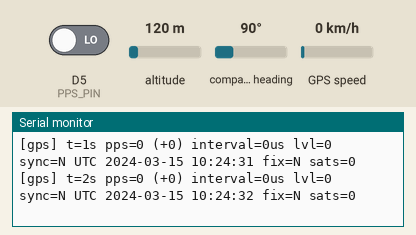
Simulated run of this program. Board: ESP8266 (NodeMCU). On the bench: the last lines printed to the serial monitor. The test bench sets the inputs (shaded band); at power-on: D5 (PPS_PIN) LOW, altitude 120 m, compass heading 90°, GPS speed 0 km/h. WiFi joins after 1.5 s; servers stay silent unless stated; the GPS gets a fix after 3 s at 37.7749, -122.4194 with 8 satellites; no MQTT or app messages arrive unless stated.

Above: at 2.8 s.
2.9 s: D5 (PPS_PIN) driven HIGH
At 4.2 s:
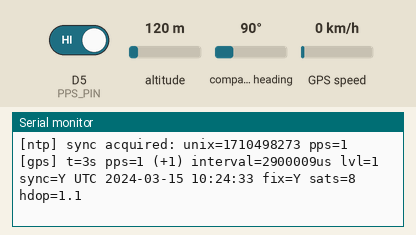
5.1 s: altitude set to 6 m
At 9.0 s:
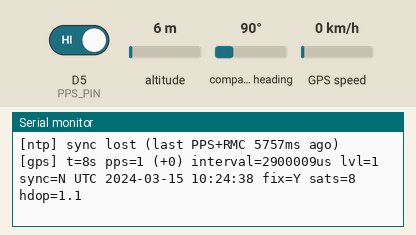
9.1 s: D5 (PPS_PIN) driven LOW
At 10.2 s:
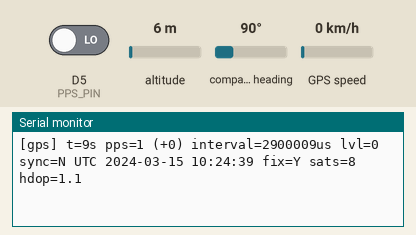

Measured:
- after the input at 2.9 s, the serial monitor: prints a new line after 0.75 s (image 1)
- after the input at 5.1 s, the serial monitor: prints a new line after 3.6 s (image 2)
- after the input at 9.1 s, the serial monitor: prints a new line after 0.56 s (image 3)

The program:

main.cpp
```cpp
// Milestone 4 — PPS-disciplined NTP server + MQTT status publish.
//
// Builds on milestones 1-3:
//   - NMEA via SoftwareSerial on D2, PPS via interrupt on D5 (M1).
//   - Wi-Fi via WiFiManager + UDP/123 listener (M2).
//   - PPS-disciplined NTP time + holdover (M3).
//   - Retained MQTT status to shack/esp8266-ntp/status every 30 s (M4),
//     with LWT `{"event":"offline"}` so the broker maintains a marker
//     when the ESP drops. Topic field names mirror the Pi NTP server's
//     `shack/gpsntp/chrony` topic where they apply (host, ts, stratum,
//     ref_id, leap, root_delay_s, root_dispersion_s, fix_mode,
//     sat_used) plus ESP-specific (pps_count, pps_interval_us,
//     pps_sync, ntp_requests, rssi_dbm, uptime_s, free_heap).
//
// In M3 (still in M4): the NTP responder uses real PPS-disciplined GPS time.
// On each PPS edge the ISR records micros() as the on-time reference.
// When the next $GxRMC sentence arrives (within ~500 ms of that edge),
// we know the Unix epoch for that PPS edge. NTP requests are then
// answered with timestamps computed as
//   current_unix = unix_seconds_at_pps + (micros() - micros_at_pps)/1e6
// and converted to NTP (epoch 1900-01-01, +2208988800 s offset).
//
// Holdover: if no fresh PPS+RMC pair is seen for >5 s the server
// reverts to stratum 16 + refid "INIT". Clients silently fall over
// to other servers — the right behaviour per RFC 5905 §3.5.
//
// Wiring (unchanged from M1):
//   D2 (GPIO4)  <- L89 TX    (SoftwareSerial RX, 9600 baud — *not* the
//                             NodeMCU RX header pin, which is GPIO3 /
//                             hardware UART RX and shares the USB-serial)
//   D5 (GPIO14) <- L89 PPS   (direct on Quectel L89 pin 6, native
//                             active-high → RISING edge marks on-time)
//   3V3, GND    <- L89 power and common ground

#include <Arduino.h>
#include <SoftwareSerial.h>
#include <TinyGPS++.h>
#include <ESP8266WiFi.h>
#include <WiFiUdp.h>
#include <WiFiManager.h>
#include <PubSubClient.h>

constexpr uint8_t  GPS_RX_PIN        = D2;
constexpr uint8_t  PPS_PIN           = D5;
constexpr uint32_t GPS_BAUD          = 9600;
constexpr uint32_t LOG_INTERVAL_MS   = 1000;
constexpr uint32_t WINDOW_LENGTH_MS  = 60000;

constexpr uint16_t NTP_PORT          = 123;
constexpr size_t   NTP_PACKET_SIZE   = 48;

// NTP epoch (1900-01-01) is 2208988800 seconds before Unix epoch (1970-01-01).
constexpr uint32_t NTP_UNIX_OFFSET   = 2208988800UL;

// Sync state thresholds:
// We sync only when *all four* gates pass: location fresh, RMC freshly
// parsed, PPS edge advanced, and PPS-to-RMC latency in a plausible band.
// The latency band is the off-by-one fix: a too-small sincePps means a
// *newer* PPS edge has fired between the RMC's emission and our parse,
// so the latest edge belongs to the *next* second, not the one this
// RMC describes; a too-large sincePps means the pairing is unreliable.
constexpr uint32_t SYNC_PPS_LATENCY_MIN_US = 100000UL;  // RMC arrives ≥ 100 ms after its PPS
constexpr uint32_t SYNC_PPS_LATENCY_MAX_US = 800000UL;  // ...and ≤ 800 ms
constexpr uint32_t SYNC_RMC_MAX_AGE_MS     = 200UL;     // act only on freshly parsed RMC
constexpr uint32_t SYNC_HOLDOVER_US        = 5000000UL; // 5 s of holdover before falling back
constexpr uint32_t SYNC_FIX_MAX_AGE_MS     = 3000UL;    // location data must be < 3 s old

constexpr uint32_t    WIFI_PORTAL_TIMEOUT_S = 300;
constexpr const char* WIFI_AP_NAME          = "vu2cpl-esp8266-ntp-setup";
constexpr const char* WIFI_AP_PASSWORD      = "vu2cpl1234";
constexpr const char* WIFI_HOSTNAME         = "esp8266-ntp";

constexpr const char* MQTT_BROKER             = "192.168.1.169";
constexpr uint16_t    MQTT_PORT               = 1883;
constexpr const char* MQTT_CLIENT_ID          = "esp8266-ntp";
constexpr const char* MQTT_TOPIC_STATUS       = "shack/esp8266-ntp/status";
constexpr const char* MQTT_LWT_OFFLINE        = "{\"event\":\"offline\"}";
// MQTT_USER / MQTT_PASS: populated by install.py at build time. Empty
// strings mean anonymous connect (kept as a fallback for forks whose
// broker allows anonymous; the shack broker requires auth since
// 2026-08-21). The `svc` role account is the intended one here —
// parallels the Pi's `shack/gpsntp/*` publisher.
constexpr const char* MQTT_USER               = "";
constexpr const char* MQTT_PASS               = "";
constexpr uint16_t    MQTT_KEEPALIVE_S        = 60;
constexpr uint32_t    MQTT_PUBLISH_INTERVAL_MS  = 30000;
constexpr uint32_t    MQTT_RECONNECT_BACKOFF_MS = 5000;
constexpr uint8_t     MQTT_SOCKET_TIMEOUT_S   = 2;  // keep loop() responsive when broker is down

SoftwareSerial gpsSerial(GPS_RX_PIN, -1);
TinyGPSPlus    gps;
WiFiUDP        ntpUdp;
WiFiClient     mqttWifiClient;
PubSubClient   mqttClient(mqttWifiClient);

uint32_t lastMqttPublishMs        = 0;
uint32_t lastMqttConnectAttemptMs = 0;

volatile uint32_t ppsCount          = 0;
volatile uint32_t ppsLastEdgeMicros = 0;
volatile uint32_t ppsPrevEdgeMicros = 0;

struct TimeSync {
  uint32_t unixSecondsAtPps;  // Unix epoch seconds at the synced PPS edge
  uint32_t microsAtPps;       // micros() value when that edge fired
  uint32_t ppsCountAtSync;    // ppsCount we used (so we don't re-sync the same edge)
  bool     valid;
};
TimeSync timeSync = {0, 0, 0, false};

uint32_t ntpRequestsHandled = 0;

void IRAM_ATTR onPpsEdge() {
  uint32_t t = micros();
  ppsPrevEdgeMicros = ppsLastEdgeMicros;
  ppsLastEdgeMicros = t;
  ppsCount++;
}

static inline bool isLeapYear(uint16_t y) {
  return (y % 4 == 0 && y % 100 != 0) || (y % 400 == 0);
}

// (Y, M, D, h, m, s) UTC → seconds since Unix epoch. Valid for 1970+.
static uint32_t computeUnixSeconds(uint16_t year, uint8_t month, uint8_t day,
                                   uint8_t hour, uint8_t minute, uint8_t second) {
  static const uint16_t daysBeforeMonth[12] = {
    0, 31, 59, 90, 120, 151, 181, 212, 243, 273, 304, 334
  };
  uint32_t days = 0;
  for (uint16_t y = 1970; y < year; y++) {
    days += isLeapYear(y) ? 366UL : 365UL;
  }
  days += daysBeforeMonth[month - 1];
  if (month > 2 && isLeapYear(year)) days += 1;
  days += day - 1;
  return days * 86400UL + (uint32_t)hour * 3600UL + (uint32_t)minute * 60UL + second;
}

// True if our (unix, micros) anchor is recent enough to serve real time.
static bool syncIsCurrent() {
  if (!timeSync.valid) return false;
  uint32_t sincePps = micros() - timeSync.microsAtPps;
  return sincePps < SYNC_HOLDOVER_US;
}

// Current best estimate of wall-clock Unix seconds. Returns 0 when not
// synced (used by MQTT to omit a meaningful ts — clients will see 0
// and ignore, mirroring how chrony handles unsynchronised state).
static uint32_t currentUnixSeconds() {
  if (!syncIsCurrent()) return 0;
  uint32_t delta = micros() - timeSync.microsAtPps;
  return timeSync.unixSecondsAtPps + (delta / 1000000UL);
}

// Look for a fresh (PPS edge, RMC date+time) pair and update timeSync.
// Called from loop() after gps.encode(). Idempotent: returns quickly
// when nothing new has arrived.
static void maybeUpdateTimeSync() {
  if (!gps.location.isValid() || gps.location.age() > SYNC_FIX_MAX_AGE_MS) return;
  if (!gps.date.isValid() || !gps.time.isValid()) return;

  // RMC must have been parsed in the last SYNC_RMC_MAX_AGE_MS — otherwise
  // gps.time still holds the *previous* second's value and we'd
  // associate it with a newer PPS edge (1-second offset).
  if (gps.time.age() > SYNC_RMC_MAX_AGE_MS) return;
  if (gps.date.age() > SYNC_RMC_MAX_AGE_MS) return;

  noInterrupts();
  uint32_t edgeCount  = ppsCount;
  uint32_t edgeMicros = ppsLastEdgeMicros;
  interrupts();

  if (edgeCount == 0) return;
  if (edgeCount == timeSync.ppsCountAtSync) return;  // already synced this edge

  // Belt-and-braces second check: the PPS edge we're pairing must be
  // in the expected post-PPS-pre-RMC window. Too-small → next-second's
  // PPS already fired before we parsed this RMC; too-large → RMC is
  // unusually late and we can't safely pair.
  uint32_t sincePps = micros() - edgeMicros;
  if (sincePps < SYNC_PPS_LATENCY_MIN_US) return;
  if (sincePps > SYNC_PPS_LATENCY_MAX_US) return;

  uint32_t unixSec = computeUnixSeconds(
    gps.date.year(), gps.date.month(), gps.date.day(),
    gps.time.hour(), gps.time.minute(), gps.time.second());

  bool wasValid = timeSync.valid;
  timeSync.unixSecondsAtPps = unixSec;
  timeSync.microsAtPps      = edgeMicros;
  timeSync.ppsCountAtSync   = edgeCount;
  timeSync.valid            = true;

  if (!wasValid) {
    Serial.printf_P(PSTR("[ntp] sync acquired: unix=%lu pps=%lu\n"),
                    (unsigned long)unixSec, (unsigned long)edgeCount);
  }
}

// Pack a 64-bit NTP timestamp (seconds + fraction) corresponding to
// micros() value `recordedMicros` into `buf`. When synced: real Unix
// time mapped onto NTP epoch. When not synced: best-effort placeholder
// (ms-since-boot mapped onto NTP epoch 0). Callers pair the latter
// with stratum=16/refid=INIT so clients ignore the values.
static void writeNtpTimestamp(uint8_t *buf, uint32_t recordedMicros) {
  uint32_t ntpSec, frac;
  if (syncIsCurrent()) {
    uint32_t delta    = recordedMicros - timeSync.microsAtPps;
    uint32_t deltaSec = delta / 1000000UL;
    uint32_t deltaUs  = delta % 1000000UL;
    uint32_t unixSec  = timeSync.unixSecondsAtPps + deltaSec;
    ntpSec = unixSec + NTP_UNIX_OFFSET;
    frac   = (uint32_t)(((uint64_t)deltaUs << 32) / 1000000ULL);
  } else {
    uint32_t ms     = recordedMicros / 1000UL;
    ntpSec          = ms / 1000UL;
    uint32_t msPart = ms % 1000UL;
    frac            = (uint32_t)((uint64_t)msPart * 4294967296ULL / 1000ULL);
  }
  buf[0] = (ntpSec >> 24) & 0xff;
  buf[1] = (ntpSec >> 16) & 0xff;
  buf[2] = (ntpSec >>  8) & 0xff;
  buf[3] =  ntpSec        & 0xff;
  buf[4] = (frac   >> 24) & 0xff;
  buf[5] = (frac   >> 16) & 0xff;
  buf[6] = (frac   >>  8) & 0xff;
  buf[7] =  frac          & 0xff;
}

static void handleNtpRequest() {
  int packetSize = ntpUdp.parsePacket();
  if (packetSize <= 0) return;

  uint32_t recvMicros  = micros();
  IPAddress clientIp   = ntpUdp.remoteIP();
  uint16_t  clientPort = ntpUdp.remotePort();

  uint8_t req[NTP_PACKET_SIZE] = { 0 };
  int toRead = packetSize < (int)NTP_PACKET_SIZE ? packetSize : (int)NTP_PACKET_SIZE;
  ntpUdp.read(req, toRead);
  while (ntpUdp.available()) {
    uint8_t scratch[32];
    ntpUdp.read(scratch, sizeof(scratch));
  }

  if (packetSize < (int)NTP_PACKET_SIZE) {
    Serial.printf_P(PSTR("[ntp] runt from %s:%u (size=%d) -- dropping\n"),
                    clientIp.toString().c_str(), clientPort, packetSize);
    return;
  }

  bool synced = syncIsCurrent();
  uint8_t reqVn = (req[0] >> 3) & 0x07;
  if (reqVn < 1 || reqVn > 4) reqVn = 4;

  uint8_t resp[NTP_PACKET_SIZE] = { 0 };
  resp[0] = ((synced ? 0 : 3) << 6) | (reqVn << 3) | 4;  // LI, VN, Mode=4 server
  resp[1] = synced ? 1 : 16;                              // Stratum
  resp[2] = 4;                                            // Poll = 2^4 = 16 s
  resp[3] = synced ? (uint8_t)(int8_t)(-20)               // ~1 us local precision
                   : (uint8_t)(int8_t)(-10);              // ~1 ms placeholder
  // resp[4..7] root delay     = 0 (we are the source)
  // resp[8..11] root dispersion: ~1 ms when synced, 0 otherwise
  if (synced) resp[11] = 0x42;  // 0x42 / 0x10000 ≈ 1 ms in 16.16 fixed-point

  if (synced) {
    resp[12] = 'G'; resp[13] = 'P'; resp[14] = 'S'; resp[15] = ' ';
  } else {
    resp[12] = 'I'; resp[13] = 'N'; resp[14] = 'I'; resp[15] = 'T';
  }

  // Reference timestamp = when we last synced (or zero when unsynced).
  if (synced) {
    writeNtpTimestamp(&resp[16], timeSync.microsAtPps);
  }

  // Originate timestamp = client's transmit field, echoed verbatim.
  memcpy(&resp[24], &req[40], 8);

  // Receive timestamp = when we got the request.
  writeNtpTimestamp(&resp[32], recvMicros);

  // Transmit timestamp — last write before send so the math is honest.
  uint32_t txMicros = micros();
  writeNtpTimestamp(&resp[40], txMicros);

  ntpUdp.beginPacket(clientIp, clientPort);
  ntpUdp.write(resp, NTP_PACKET_SIZE);
  ntpUdp.endPacket();

  ntpRequestsHandled++;
  Serial.printf_P(PSTR("[ntp] req %lu from %s:%u -> stratum=%u refid=%s\n"),
                  (unsigned long)ntpRequestsHandled,
                  clientIp.toString().c_str(), clientPort,
                  synced ? 1 : 16,
                  synced ? "GPS" : "INIT");
}

// --- MQTT status publisher --------------------------------------------------

// Attempt one connection to the shack broker. Returns true on success.
// We connect with LWT so the broker holds an "offline" marker for us
// whenever we drop unexpectedly; the next status publish on
// (re)connect overwrites it.
static bool mqttConnect() {
  if (WiFi.status() != WL_CONNECTED) return false;

  // PubSubClient reads user/pass as nullptr → anonymous connect. Empty
  // strings would be sent verbatim as blank credentials, which the
  // shack broker (allow_anonymous false) rejects with CONNACK 5. So
  // collapse "" to nullptr to keep the anonymous fallback usable.
  const char* mqttUser = (MQTT_USER[0] != '\0') ? MQTT_USER : nullptr;
  const char* mqttPass = (MQTT_PASS[0] != '\0') ? MQTT_PASS : nullptr;

  Serial.printf_P(PSTR("[mqtt] connecting to %s:%u as %s (auth: %s)\n"),
                  MQTT_BROKER, MQTT_PORT, MQTT_CLIENT_ID,
                  mqttUser ? mqttUser : "anonymous");

  bool ok = mqttClient.connect(
    MQTT_CLIENT_ID,
    mqttUser, mqttPass,
    MQTT_TOPIC_STATUS,        // will topic = our status topic
    0,                         // will QoS
    true,                      // will retain
    MQTT_LWT_OFFLINE          // will message
  );

  if (ok) {
    Serial.println(F("[mqtt] connected"));
  } else {
    Serial.printf_P(PSTR("[mqtt] connect failed, state=%d\n"), mqttClient.state());
  }
  return ok;
}

// Build the status JSON and publish it retained. Field names mirror
// the Pi NTP server's `shack/gpsntp/chrony` topic where they apply, so
// Node-RED can render both servers from one schema.
static void mqttPublishStatus() {
  if (!mqttClient.connected()) return;

  bool synced = syncIsCurrent();
  uint32_t ts = currentUnixSeconds();  // 0 when unsynced

  noInterrupts();
  uint32_t ppsNow      = ppsCount;
  uint32_t ppsEdge     = ppsLastEdgeMicros;
  uint32_t ppsPrevEdge = ppsPrevEdgeMicros;
  interrupts();

  int32_t intervalUs = (int32_t)(ppsEdge - ppsPrevEdge);
  bool haveFix = gps.location.isValid() &&
                 gps.location.age() < SYNC_FIX_MAX_AGE_MS;

  char buf[480];
  int n = snprintf(buf, sizeof(buf),
    "{"
    "\"host\":\"%s\","
    "\"ts\":%lu,"
    "\"stratum\":%u,"
    "\"ref_id\":\"%s\","
    "\"leap\":%u,"
    "\"root_delay_s\":0,"
    "\"root_dispersion_s\":0.001,"
    "\"fix_mode\":\"%s\","
    "\"sat_used\":%u,"
    "\"pps_count\":%lu,"
    "\"pps_interval_us\":%ld,"
    "\"pps_sync\":%s,"
    "\"ntp_requests\":%lu,"
    "\"rssi_dbm\":%d,"
    "\"uptime_s\":%lu,"
    "\"free_heap\":%u"
    "}",
    WIFI_HOSTNAME,
    (unsigned long)ts,
    synced ? 1u : 16u,
    synced ? "GPS" : "INIT",
    synced ? 0u : 3u,
    haveFix ? "3D" : "none",
    gps.satellites.value(),
    (unsigned long)ppsNow,
    (long)intervalUs,
    synced ? "true" : "false",
    (unsigned long)ntpRequestsHandled,
    WiFi.RSSI(),
    (unsigned long)(millis() / 1000UL),
    ESP.getFreeHeap()
  );

  if (n < 0 || n >= (int)sizeof(buf)) {
    Serial.println(F("[mqtt] status JSON would overflow buffer, skipping publish"));
    return;
  }

  bool ok = mqttClient.publish(MQTT_TOPIC_STATUS, buf, true);  // retain=true
  if (!ok) {
    Serial.printf_P(PSTR("[mqtt] publish failed, state=%d (msg %d bytes)\n"),
                    mqttClient.state(), n);
  }
}

// Called from loop(). Handles (re)connect throttling and periodic publish.
static void mqttServiceLoop() {
  if (WiFi.status() != WL_CONNECTED) return;

  uint32_t now = millis();

  if (!mqttClient.connected()) {
    if (now - lastMqttConnectAttemptMs < MQTT_RECONNECT_BACKOFF_MS) return;
    lastMqttConnectAttemptMs = now;
    if (mqttConnect()) {
      // Publish immediately on (re)connect so we overwrite any retained
      // LWT and the dashboard sees us back online without waiting for
      // the next interval.
      mqttPublishStatus();
      lastMqttPublishMs = now;
    }
    return;
  }

  mqttClient.loop();

  if (now - lastMqttPublishMs >= MQTT_PUBLISH_INTERVAL_MS) {
    mqttPublishStatus();
    lastMqttPublishMs = now;
  }
}

// --- Wi-Fi onboarding -------------------------------------------------------

static void connectWifi() {
  WiFi.persistent(true);
  WiFi.setAutoReconnect(true);
  WiFi.hostname(WIFI_HOSTNAME);

  WiFiManager wm;
  wm.setHostname(WIFI_HOSTNAME);
  wm.setConfigPortalTimeout(WIFI_PORTAL_TIMEOUT_S);

  Serial.printf_P(PSTR("[wifi] autoConnect -- portal AP if no saved creds: %s / %s (timeout %lus)\n"),
                  WIFI_AP_NAME, WIFI_AP_PASSWORD,
                  (unsigned long)WIFI_PORTAL_TIMEOUT_S);

  if (!wm.autoConnect(WIFI_AP_NAME, WIFI_AP_PASSWORD)) {
    Serial.println(F("[wifi] portal timed out -- restarting"));
    delay(1000);
    ESP.restart();
  }

  Serial.printf_P(PSTR("[wifi] connected ssid=%s ip=%s rssi=%d host=%s\n"),
                  WiFi.SSID().c_str(),
                  WiFi.localIP().toString().c_str(),
                  WiFi.RSSI(),
                  WIFI_HOSTNAME);
}

void setup() {
  Serial.begin(115200);
  delay(100);
  Serial.println();
  Serial.println(F("[boot] ESP8266 GPS NTP -- milestone 3 (PPS-disciplined NTP)"));
  Serial.printf_P(PSTR("[boot] GPS RX on D2 (GPIO4) @ %u baud\n"), GPS_BAUD);
  Serial.println(F("[boot] PPS on D5 (GPIO14), RISING edge (direct on L89 pin 6)"));
  Serial.println(F("[boot] Stratum 1 / refid GPS when synced; stratum 16 / INIT otherwise."));

  gpsSerial.begin(GPS_BAUD);

  pinMode(PPS_PIN, INPUT);
  attachInterrupt(digitalPinToInterrupt(PPS_PIN), onPpsEdge, RISING);

  connectWifi();

  ntpUdp.begin(NTP_PORT);
  Serial.printf_P(PSTR("[ntp] listening on udp/%u\n"), NTP_PORT);

  mqttClient.setServer(MQTT_BROKER, MQTT_PORT);
  mqttClient.setKeepAlive(MQTT_KEEPALIVE_S);
  mqttClient.setSocketTimeout(MQTT_SOCKET_TIMEOUT_S);
  Serial.printf_P(PSTR("[mqtt] will publish %s every %lus\n"),
                  MQTT_TOPIC_STATUS,
                  (unsigned long)(MQTT_PUBLISH_INTERVAL_MS / 1000UL));
}

void loop() {
  while (gpsSerial.available()) {
    gps.encode(gpsSerial.read());
  }

  maybeUpdateTimeSync();

  handleNtpRequest();

  mqttServiceLoop();

  static uint32_t lastLog          = 0;
  static uint32_t lastReportedPps  = 0;
  static uint32_t windowStartMs    = 0;
  static uint32_t windowStartPps   = 0;
  static bool     haveLoggedSync   = false;
  static bool     lastSyncState    = false;

  uint32_t now = millis();
  if (now - lastLog < LOG_INTERVAL_MS) return;
  lastLog = now;

  noInterrupts();
  uint32_t ppsNow      = ppsCount;
  uint32_t ppsEdge     = ppsLastEdgeMicros;
  uint32_t ppsPrevEdge = ppsPrevEdgeMicros;
  interrupts();

  uint32_t deltaPps   = ppsNow - lastReportedPps;
  int32_t  intervalUs = (int32_t)(ppsEdge - ppsPrevEdge);
  lastReportedPps = ppsNow;

  bool synced = syncIsCurrent();
  if (haveLoggedSync && synced != lastSyncState && !synced) {
    uint32_t sinceMs = (micros() - timeSync.microsAtPps) / 1000UL;
    Serial.printf_P(PSTR("[ntp] sync lost (last PPS+RMC %lums ago)\n"),
                    (unsigned long)sinceMs);
  }
  lastSyncState  = synced;
  haveLoggedSync = true;

  Serial.printf_P(PSTR("[gps] t=%lus pps=%lu (+%lu) interval=%ldus lvl=%d sync=%s "),
                  now / 1000, (unsigned long)ppsNow, (unsigned long)deltaPps,
                  intervalUs, digitalRead(PPS_PIN),
                  synced ? "Y" : "N");

  if (gps.date.isValid() && gps.time.isValid()) {
    Serial.printf_P(PSTR("UTC %04u-%02u-%02u %02u:%02u:%02u "),
                    gps.date.year(), gps.date.month(), gps.date.day(),
                    gps.time.hour(), gps.time.minute(), gps.time.second());
  } else {
    Serial.print(F("UTC ---------- "));
  }

  if (gps.location.isValid()) {
    Serial.printf_P(PSTR("fix=Y sats=%u hdop="), gps.satellites.value());
    Serial.print(gps.hdop.hdop(), 1);
  } else {
    Serial.printf_P(PSTR("fix=N sats=%u"), gps.satellites.value());
  }
  Serial.println();

  if (windowStartMs == 0) {
    windowStartMs  = now;
    windowStartPps = ppsNow;
  } else if (now - windowStartMs >= WINDOW_LENGTH_MS) {
    uint32_t windowPps = ppsNow - windowStartPps;
    Serial.printf_P(PSTR("[gps] window 60s: %lu PPS [%s]\n"),
                    (unsigned long)windowPps,
                    windowPps == 60 ? "PASS" : "CHECK");
    windowStartMs  = now;
    windowStartPps = ppsNow;
  }
}
```
